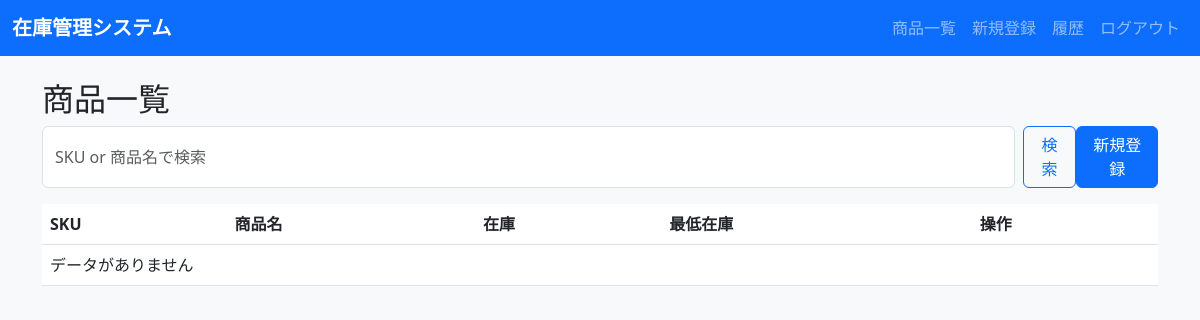
/final/products/ (signed in), run on an earlier commit of the app's database.
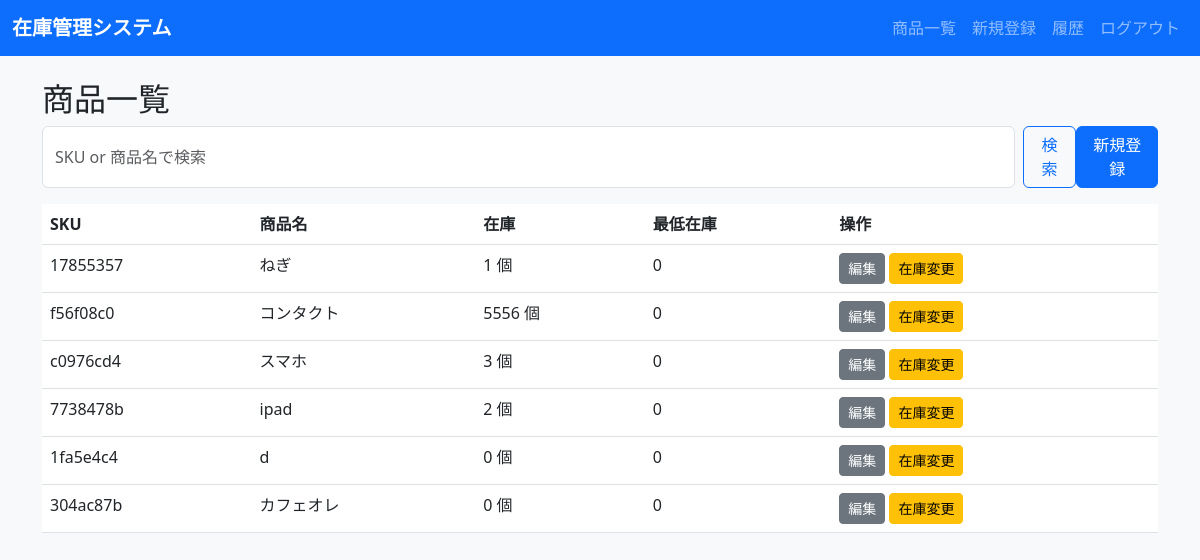
And on a later commit of the database.
### final/models.py (models this page shows, shortened)
class Product(models.Model):
    code = models.CharField('SKU', max_length=30, unique=True, blank=True)
    name = models.CharField('商品名', max_length=100)
    category = models.CharField('カテゴリー', max_length=50, blank=True)
    unit = models.CharField('単位', max_length=10, default='個')
    price = models.DecimalField('定価', max_digits=10, decimal_places=2)
    stock = models.IntegerField('在庫数', default=0)
    minimum_stock = models.IntegerField('最低在庫数', default=0)
    updated_at = models.DateTimeField('更新日時', auto_now=True)

### final/views.py (the view)
# urls.py: path('products/', views.ProductListView.as_view(), name='product_list'),
class ProductListView(LoginRequiredMixin, ListView):
    model = Product
    template_name = 'final/product_list.html'
    context_object_name = 'products'
    def get_queryset(self):
        qs = super().get_queryset()
        q = self.request.GET.get('q', '')
        return qs.filter(models.Q(code__icontains=q) | models.Q(name__icontains=q))

### templates/final/product_list.html (shortened to what this page needs)
{% extends 'base.html' %}
{% block content %}
<h2>商品一覧</h2>
<form method="get" class="d-flex mb-3">
  <input type="text" name="q" value="{{ request.GET.q }}" placeholder="SKU or 商品名で検索" class="form-control me-2">
  <button class="btn btn-outline-primary">検索</button>
  <a href="{% url 'final:product_add' %}" class="btn btn-primary ms-auto">新規登録</a>
</form>
<table class="table">
  <thead><tr><th>SKU</th><th>商品名</th><th>在庫</th><th>最低在庫</th><th>操作</th></tr></thead>
  <tbody>
    {% for p in products %}
    <tr {% if p.stock < p.minimum_stock %}class="table-danger"{% endif %}>
      <td>{{ p.code }}</td>
      <td>{{ p.name }}</td>
      <td>{{ p.stock }} {{ p.unit }}</td>
      <td>{{ p.minimum_stock }}</td>
      <td>
        <a href="{% url 'final:product_edit' p.pk %}" class="btn btn-sm btn-secondary">編集</a>
        <a href="{% url 'final:stock_change' p.pk %}" class="btn btn-sm btn-warning">在庫変更</a>
      </td>
    </tr>
    {% empty %}
    <tr><td colspan="5">データがありません</td></tr>
    {% endfor %}
  </tbody>
</table>
{% endblock %}

### templates/base.html (shortened to what this page needs)
{% load static %}
<!DOCTYPE html>
<html lang="ja">
<head>
  <link href="https://cdn.jsdelivr.net/npm/bootstrap@5.3.0/dist/css/bootstrap.min.css" rel="stylesheet">
</head>
<body>
  {% if user.is_authenticated %}
  <nav class="navbar navbar-expand-lg navbar-dark bg-primary">
    <div class="container-fluid">
      <a class="navbar-brand" href="{% url 'final:index' %}">在庫管理システム</a>
      <div class="collapse navbar-collapse" id="navMenu">
        <ul class="navbar-nav ms-auto">
          <li class="nav-item">
            <a class="nav-link" href="{% url 'final:product_list' %}">商品一覧</a>
          </li>
          <li class="nav-item">
            <a class="nav-link" href="{% url 'final:product_add' %}">新規登録</a>
          </li>
          <li class="nav-item">
            <a class="nav-link" href="{% url 'final:stock_history' %}">履歴</a>
          </li>
          <li class="nav-item">
            <a class="nav-link" href="{% url 'logout' %}">ログアウト</a>
          </li>
        </ul>
      </div>
    </div>
  </nav>
  {% endif %}
  <main class="container mt-4">
    {% block content %}{% endblock %}
  </main>
</body>
</html>

### templates/base.html (style rules this page uses)
body { background-color: #f8f9fa; }
.navbar-brand { font-weight: bold; }

What changed in the data, as far as the page shows it:
added Product: code "17855357", name "ねぎ", stock "1", unit "個", minimum_stock "0"
added Product: code "f56f08c0", name "コンタクト", stock "5556", unit "個", minimum_stock "0"
added Product: code "c0976cd4", name "スマホ", stock "3", unit "個", minimum_stock "0"
added Product: code "7738478b", name "ipad", stock "2", unit "個", minimum_stock "0"
added Product: code "1fa5e4c4", name "d", stock "0", unit "個", minimum_stock "0"
added Product: code "304ac87b", name "カフェオレ", stock "0", unit "個", minimum_stock "0"
Also different on the page:
text no longer shown: "データがありません"
